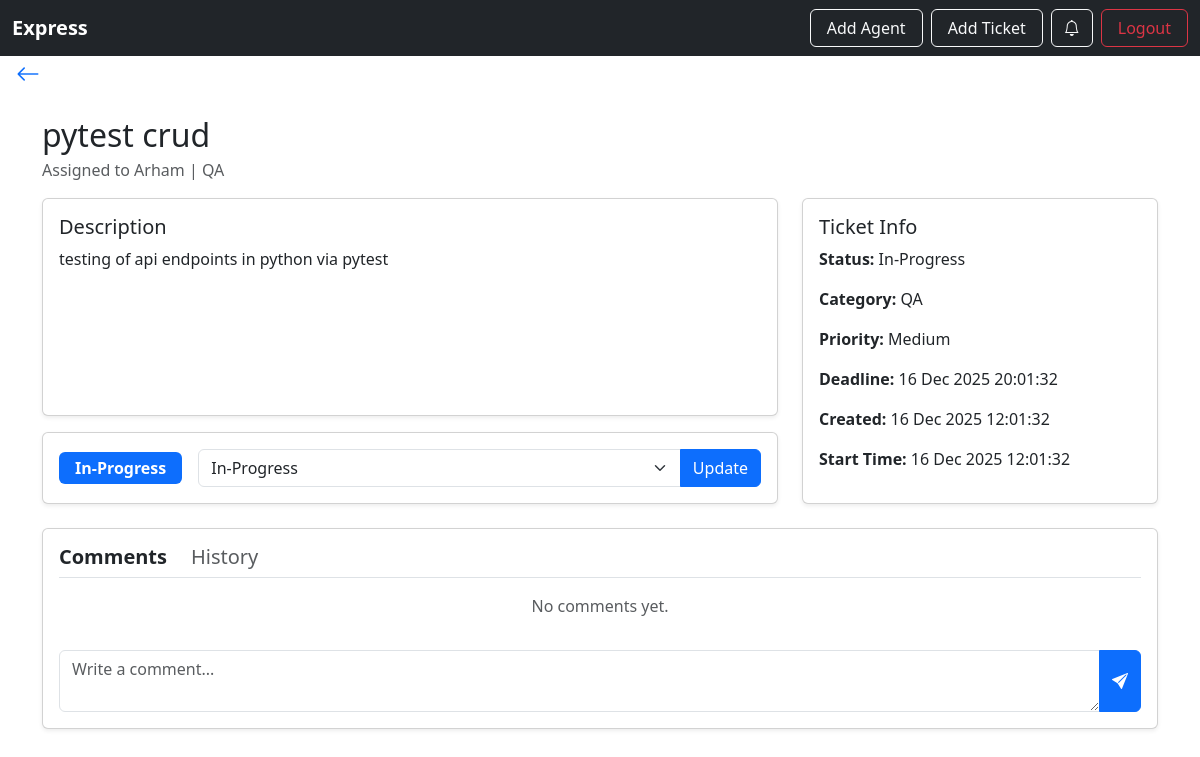
/ticket/3/ (signed in), run on an earlier commit of the app's database.
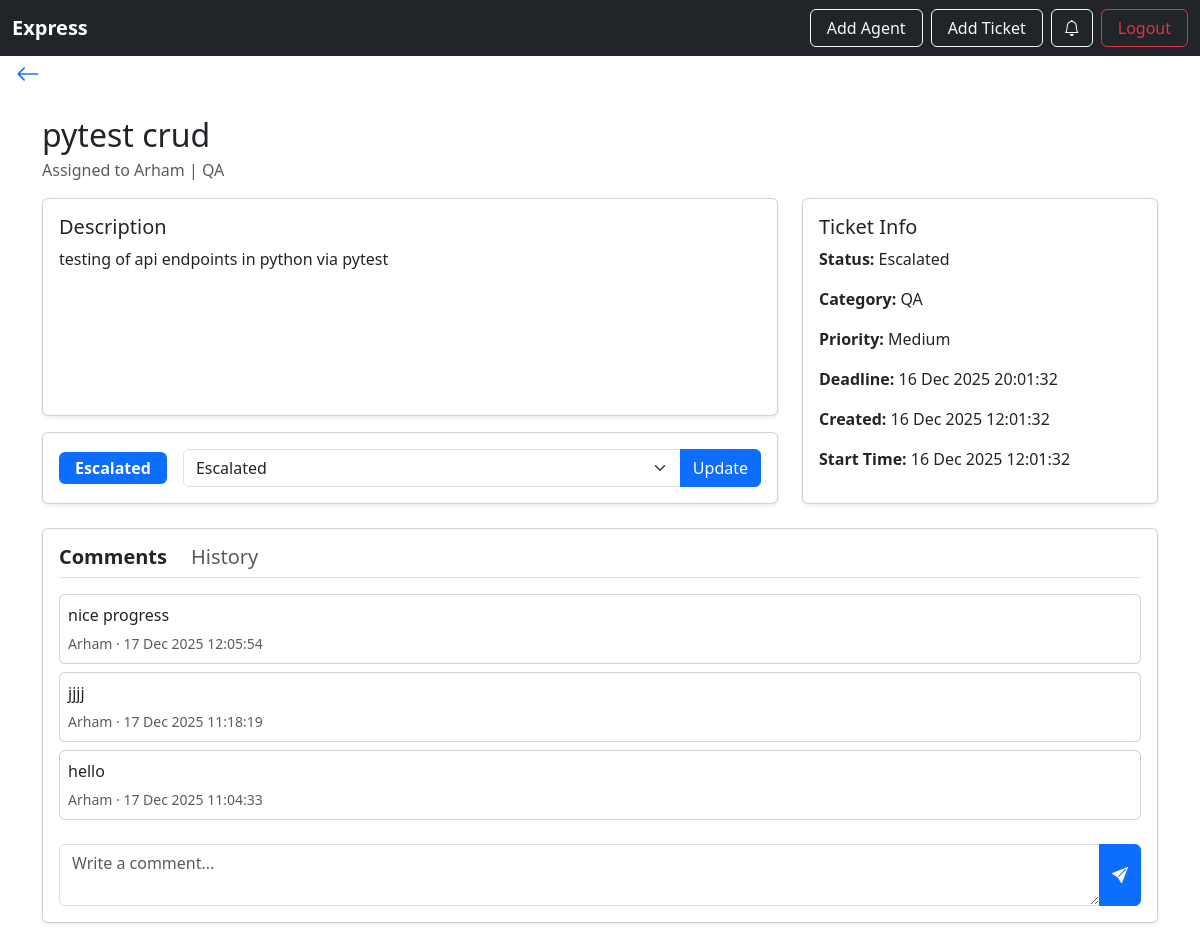
And on a later commit of the database.
### ticketing/models/users.py (models this page shows)
class AppUser(models.Model):
    account_id=models.ForeignKey(Account,on_delete=models.CASCADE)
    name = models.CharField(max_length=255)
    email = models.EmailField()
    password = models.CharField(max_length=72)
    job_title = models.CharField(max_length=20)
    role = models.CharField(
        choices=UserType.choices,
        default=UserType.CUSTOMER
    )
    is_active = models.BooleanField(default=True)
    deleted_at = models.DateTimeField(null=True, blank=True)
    class Meta:
        constraints=[
            UniqueConstraint(fields=('account_id','email'),name='unique_agent')
        ]

class Account(models.Model):
    portal=models.CharField(max_length=255,unique=True)

### ticketing/models/tickets.py (models this page shows, shortened)
class Ticket(models.Model):
    creator_id = models.ForeignKey(
        AppUser,
        related_name="assigned_by",
        on_delete=models.CASCADE,
        limit_choices_to={'role': UserType.CUSTOMER}
    )
    title = models.CharField(unique=True, max_length=255)
    description = models.TextField()
    priority_id = models.ForeignKey(TicketPriority, on_delete=models.CASCADE)
    status = models.ForeignKey(
        TicketStatus,
        on_delete=models.CASCADE,
        default="TODO"
    )
    start_time = models.DateTimeField(null=True, blank=True)
    deadline = models.DateTimeField(null=True, blank=True)
    ticket_category = models.CharField(max_length=20)
    created_at = models.DateTimeField(auto_now_add=True)
    changed_at = models.DateTimeField(auto_now=True)
    assignee_id = models.ForeignKey(
        AppUser,
        related_name="assigned_to",
        null=True,
        blank=True,
        on_delete=models.SET_NULL,
        limit_choices_to={'role': UserType.AGENT}
    )

class TicketStatus(models.Model):
    status = models.CharField(max_length=70, unique=True)
    def __str__(self):
        return self.status

class TicketPriority(models.Model):
    priority = models.CharField(max_length=6)
    duration = models.DurationField()
    def __str__(self):
        return self.priority

### ticketing/models/comments.py (models this page shows, shortened)
class Thread(models.Model):
    thread_group = models.UUIDField(default=uuid.uuid4, editable=False)
    body = models.TextField(max_length=450)
    commented_by = models.ForeignKey(AppUser, on_delete=models.CASCADE)
    created_at = models.DateTimeField(auto_now_add=True)

### ticketing/views/ticket_views.py (the view, shortened to what this page needs)
# urls.py: path("<int:pk>/", TicketDetailView.as_view(), name="ticket_detail"),
class TicketDetailView(AccountAwareMixin, View):
    login_url = "/login/"
    def get(self, request, pk):
        ticket = get_object_or_404(Ticket, pk=pk)
        if request.user.account_id != ticket.creator_id.account_id:
            return HttpResponseForbidden("You cannot view this ticket.")
        comments = Thread.objects.filter(
            comment_entry__ticket=ticket
        ).order_by("-created_at")
        history = TicketHistory.objects.filter(
            ticket=ticket
        ).select_related("updated_by").order_by("-updated_at")
        form = ThreadForm()
        current_status = ticket.status.status
        allowed = get_allowed_transitions(current_status)
        allowed.append(current_status)
        if "In-Progress" in allowed and not ticket.assignee_id:
            allowed.remove("In-Progress")
        allowed_statuses = TicketStatus.objects.filter(
            status__in=allowed
        )
        replies_dict = {}
        for comment in comments:
            replies = Thread.objects.filter(
                thread_group=comment.thread_group
            ).exclude(id=comment.id).order_by("created_at")
            replies_dict[comment.id] = replies
        return render(request, "ticket_detail.html", {
            "ticket": ticket,
            "comments": comments,
            "history": history,
            "replies_dict": replies_dict,
            "form": form,
            "allowed_statuses": allowed_statuses,
        })

### ticketing/serializers/comment_form.py
class ThreadForm(forms.ModelForm):
    class Meta:
        model = Thread
        fields = ["body"]
        widgets = {
            "body": forms.Textarea(
                attrs={
                    "rows": 2,
                    "placeholder": "Write a comment...",
                    "class": "form-control",
                }
            )
        }

### ticketing/notification_context.py (called while the page is built)
def notifications_processor(request):
    user = getattr(request, "user", None)
    if not user or not getattr(user, "id", None):
        return {"notifications": [], "unread_count": 0}
    qs = NotificationRecipient.objects.filter(
        user_id=user.id
    ).select_related(
        "notification", "notification__ticket"
    ).order_by("-notification__sent_at")
    unread_count = qs.filter(is_read=False).count()
    notifications = qs[:10]
    return {
        "notifications": notifications,
        "unread_count": unread_count
    }

### ticketing/permissions.py (called while the page is built)
    def dispatch(self, request, *args, **kwargs):
        user_id = request.session.get("user_id")
        if not user_id:
            return redirect(self.login_url)
        try:
            request.user = AppUser.objects.get(id=user_id)
        except AppUser.DoesNotExist:
            return redirect(self.login_url)
        return super().dispatch(request, *args, **kwargs)

### ticketing/utils/status_transition.py (called while the page is built)
def get_allowed_transitions(current_status):
    transitions = {
        "TODO": ["In-Progress"],
        "In-Progress": ["Waiting-For-Customer", "Resolved"],
        "Waiting-For-Customer": ["In-Progress", "Resolved"],
        "Resolved": ["Closed"],
        "Closed": [],
        "Escalated": ["In-Progress"],
    }
    return transitions.get(current_status, [])

### ticketing/templates/ticket_detail.html (shortened to what this page needs)
{% load static %}
<!DOCTYPE html>
<html lang="en">
<head>
    <link rel="stylesheet" href="{% static 'css/bootstrap.min.css' %}">
    <link rel="stylesheet"
          href="https://cdn.jsdelivr.net/npm/bootstrap-icons@1.11.1/font/bootstrap-icons.css">
</head>
<body>
{% if user.role == 'Customer' %}
    {% include "customer_navbar.html" %}
{% else %}
    {% include "agent_navbar.html" %}
{% endif %}
<div class="mb-3 ms-3">
    <a href="{% if ticket.creator_id.role == 'Customer' %}
                {% url 'customer_dashboard_page' %}
             {% else %}
                {% url 'agent_dashboard' %}
             {% endif %}"
       class="text-decoration-none fs-4">
        <i class="bi bi-arrow-left"></i>
    </a>
</div>
<div class="container mt-4 d-flex justify-content-center">
    <div class="w-100" style="max-width:1400px;">
        <div class="mb-3">
            <h2 class="mb-1">{{ ticket.title }}</h2>
            <div class="text-muted">
                {% if ticket.assignee_id %}
                    Assigned to {{ ticket.assignee_id.name }} | {{ ticket.assignee_id.job_title }}
                {% else %}
                    Unassigned
                {% endif %}
            </div>
        </div>
        <div class="row mb-4 align-items-stretch">
            <div class="col-lg-8 d-flex flex-column gap-3">
                <div class="card shadow-sm flex-grow-1">
                    <div class="card-body h-100 d-flex flex-column">
                        <h5>Description</h5>
                        <p class="mb-0 flex-grow-1">{{ ticket.description }}</p>
                    </div>
                </div>
                <div class="card shadow-sm">
                    <div class="card-body d-flex align-items-center gap-3">
                        <span class="badge bg-primary px-3 py-2 fs-6">
                            {{ ticket.status }}
                        </span>
                        <form method="post"
                              action="{% url 'update_ticket_status' ticket.id %}"
                              class="d-flex flex-grow-1">
                            <div class="input-group">
                                <select name="status" class="form-select">
                                    {% for status in allowed_statuses %}
                                        <option value="{{ status.id }}"
                                                {% if status == ticket.status %}selected{% endif %}>
                                            {{ status.status }}
                                        </option>
                                    {% endfor %}
                                </select>
                                <button class="btn btn-primary">Update</button>
                            </div>
                        </form>
                    </div>
                </div>
            </div>
            <div class="col-lg-4">
                <div class="card shadow-sm h-100">
                    <div class="card-body">
                        <h5>Ticket Info</h5>
                        <p><strong>Status:</strong> {{ ticket.status }}</p>
                        <p><strong>Category:</strong> {{ ticket.ticket_category }}</p>
                        <p><strong>Priority:</strong> {{ ticket.priority_id }}</p>
                        <p><strong>Deadline:</strong> {{ ticket.deadline|date:"d M Y H:i:s"|default:"-" }}</p>
                        <p><strong>Created:</strong> {{ ticket.created_at|date:"d M Y H:i:s" }}</p>
                        <p><strong>Start Time:</strong> {{ ticket.start_time|date:"d M Y H:i:s"|default:"-" }}</p>
                    </div>
                </div>
            </div>
        </div>
        <div class="card shadow-sm mb-5">
            <div class="card-body">
                <div class="d-flex gap-4 border-bottom pb-2 mb-3">
                    <h5 class="mb-0 tab-btn fw-bold"
                        data-target="comments"
                        style="cursor:pointer;">
                        Comments
                    </h5>
                    <h5 class="mb-0 tab-btn text-muted"
                        data-target="history"
                        style="cursor:pointer;">
                        History
                    </h5>
                </div>
                <div id="comments" class="tab-body">
                    <div style="max-height:400px; overflow-y:auto;" class="mb-3">
                        {% for comment in comments %}
                            <div class="card mb-2">
                                <div class="card-body p-2">
                                    <p class="mb-1">{{ comment.body }}</p>
                                    <small class="text-muted">
                                        {{ comment.commented_by.name }} ·
                                        {{ comment.created_at|date:"d M Y H:i:s" }}
                                    </small>
                                </div>
                            </div>
                        {% empty %}
                            <p class="text-muted text-center">No comments yet.</p>
                        {% endfor %}
                    </div>
                    <form method="post" action="{% url 'ticket_detail' ticket.id %}">
                        <div class="input-group">
                            {{ form.body }}
                            <button class="btn btn-primary">
                                <i class="bi bi-send-fill"></i>
                            </button>
                        </div>
                    </form>
                </div>
            </div>
        </div>
    </div>
</div>
</body>
</html>

### ticketing/templates/customer_navbar.html (shortened to what this page needs)
<nav class="navbar navbar-expand-lg navbar-dark bg-dark">
    <div class="container-fluid">
        <a class="navbar-brand fw-bold" href="{% url 'customer_dashboard_page' %}">{{ user.account_id.portal }}</a>
        <div class="collapse navbar-collapse" id="navbarNav">
            <ul class="navbar-nav ms-auto">
                <li class="nav-item me-2">
                    <a class="btn btn-outline-light px-3" href="{% url 'create-agent_api' %}">
                        Add Agent
                    </a>
                </li>
                <li class="nav-item me-2">
                    <a class="btn btn-outline-light px-3" href="{% url 'create-ticket' %}">
                        Add Ticket
                    </a>
                </li>
                <li class="nav-item me-2">
                    <button type="button" class="btn btn-outline-light position-relative" data-bs-toggle="modal" data-bs-target="#notificationsModal">
                        <i class="bi bi-bell"></i>
                    </button>
                </li>
                <li class="nav-item">
                    <a class="btn btn-outline-danger px-3" href="{% url 'logout' %}">
                        Logout
                    </a>
                </li>
            </ul>
        </div>
    </div>
</nav>

What changed in the data, as far as the page shows it:
changed Ticket "pytest crud": status "In-Progress" → "Escalated"
added Thread: body "nice progress", commented_by.name "Arham", created_at "17 Dec 2025 12:05:54"
added Thread: body "jjjj", commented_by.name "Arham", created_at "17 Dec 2025 11:18:19"
added Thread: body "hello", commented_by.name "Arham", created_at "17 Dec 2025 11:04:33"
Also different on the page:
text no longer shown: "No comments yet."
